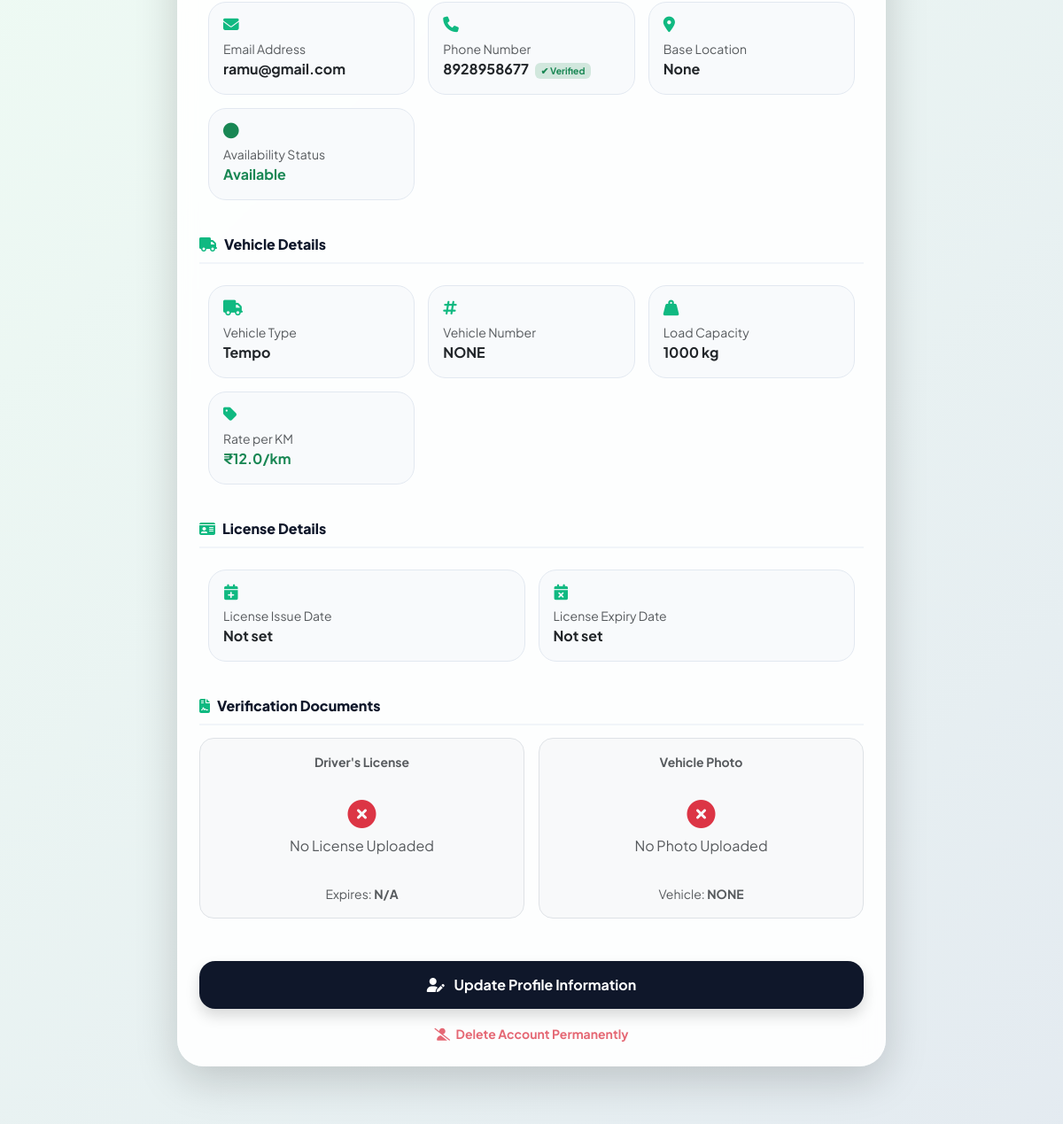
Before: /driver/profile/ (signed in, middle part) with the older database file.
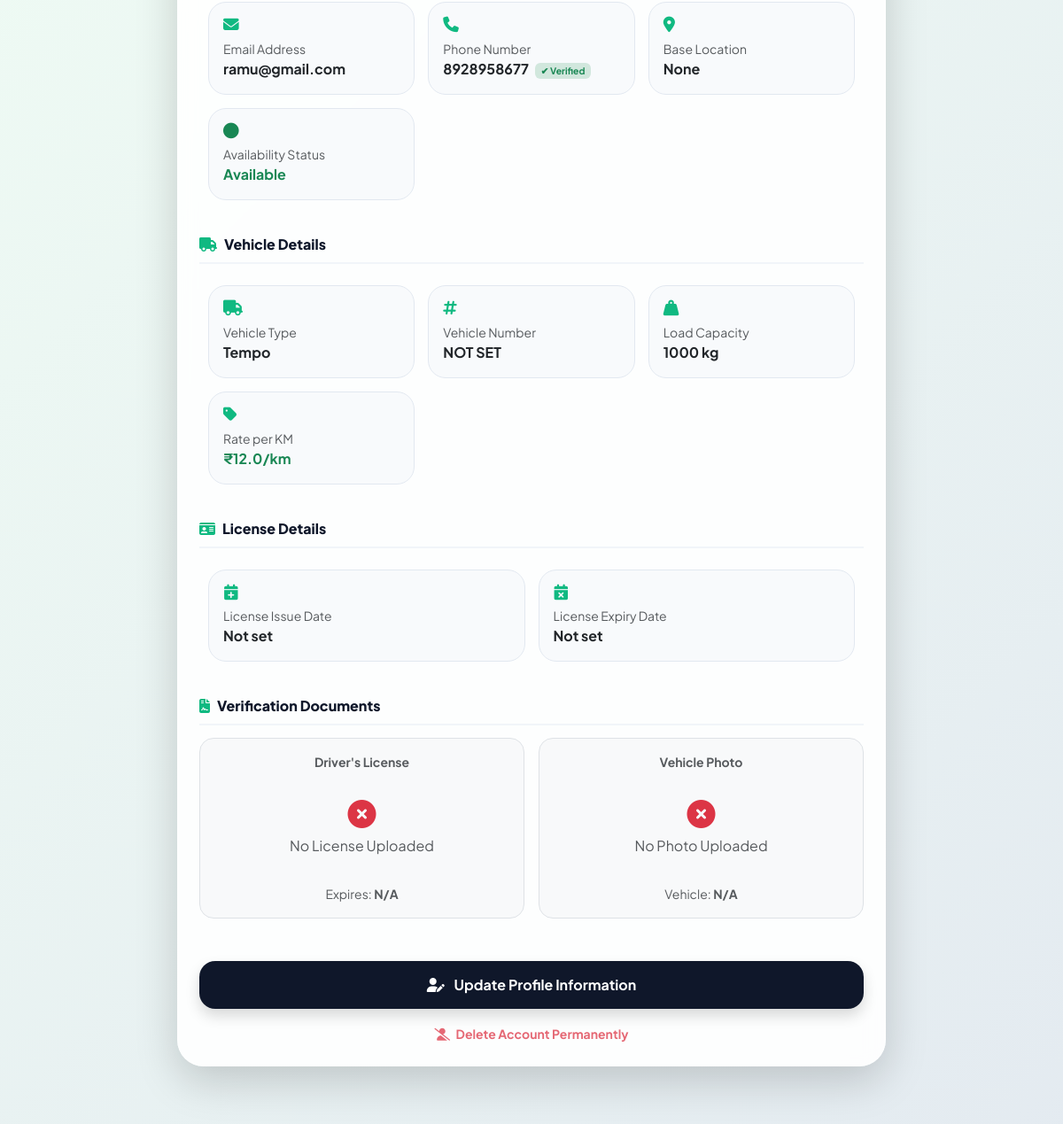
After: the same page with the newer database file.
### projectapp/models.py (models this page shows, shortened)
class Driver(models.Model):
    VEHICLE_CHOICES = [
        ('bike', 'Bike'),
        ('auto', 'Auto'),
        ('tempo', 'Tempo'),
        ('pickup', 'Pickup'),
        ('truck', 'Truck'),
    ]
    name = models.CharField(max_length=120)
    email = models.EmailField(unique=True)
    otp = models.CharField(max_length=6, blank=True, null=True)
    otp_created_at = models.DateTimeField(blank=True, null=True)
    email_verified = models.BooleanField(default=False)
    waiting_deadline = models.DateTimeField(null=True, blank=True)  # 🆕 50km timer
    phone = models.CharField(max_length=20, blank=True, null=True)
    password = models.CharField(max_length=128)
    vehicle_type = models.CharField(
        max_length=20,
        choices=VEHICLE_CHOICES,
        default='tempo'
    )
    vehicle_number = models.CharField(max_length=50, blank=True, null=True)
    capacity_kg = models.IntegerField(default=1000)
    rate_per_km = models.FloatField(default=12.0)
    is_available = models.BooleanField(default=False)
    location = models.CharField(max_length=150, blank=True, null=True)
    driver_photo = models.ImageField(
        upload_to='drivers/',
        blank=True,
        null=True
    )
    license_doc = models.FileField(
        upload_to='drivers/docs/',
        blank=True,
        null=True
    )
    vehicle_photo = models.ImageField(
        upload_to='drivers/vehicle_photos/',
        blank=True,
        null=True
    )
    phone_verified = models.BooleanField(default=False)
    license_issue_date = models.DateField(blank=True, null=True)
    license_expiry_date = models.DateField(blank=True, null=True)
    latitude = models.FloatField(null=True, blank=True)
    longitude = models.FloatField(null=True, blank=True)
    created_at = models.DateTimeField(auto_now_add=True)

### projectapp/views.py (the view)
# urls.py: path("driver/profile/", views.driver_profile, name="driver_profile"),
def driver_profile(request):
    driver_id = request.session.get('id')
    if not driver_id:
        return redirect('driver_login')
    driver = get_object_or_404(Driver, id=driver_id)
    return render(request, "driver_profile.html", {"driver": driver})

### projectapp/context_processors.py (called while the page is built)
def navbar_notifications(request):
    user_type = request.session.get('user_type')
    name = request.session.get('name')
    notes = []
    if user_type == "farmer" and name:
        notes = Notification.objects.filter(receiver_farmer__name=name, is_read=False).order_by('-timestamp')
    elif user_type == "retailer" and name:
        notes = Notification.objects.filter(receiver_retailer__name=name, is_read=False).order_by('-timestamp')
    elif user_type == "driver" and name:
        notes = Notification.objects.filter(receiver_driver__name=name, is_read=False).order_by('-timestamp')
    return {'navbar_notes': notes, 'user_type': user_type}

### projectapp/templates/driver_profile.html (shortened to what the changed rows need)
{% extends 'master.html' %}
{% block body %}
<link rel="stylesheet" href="https://cdnjs.cloudflare.com/ajax/libs/font-awesome/6.4.0/css/all.min.css">
<div class="container profile-container">
    <div class="card profile-card mx-auto shadow-lg" style="max-width: 800px;">
        <div class="card-body pt-0 px-4 pb-4">
            <div class="info-grid">
                <div class="info-item">
                    <i class="fas fa-envelope"></i>
                    <small class="d-block text-muted">Email Address</small>
                    <span class="fw-bold">{{ driver.email }}</span>
                </div>
                <div class="info-item">
                    <i class="fas fa-phone"></i>
                    <small class="d-block text-muted">Phone Number</small>
                    <span class="fw-bold">
                        {{ driver.phone }}
                        {% if driver.phone_verified %}
                            <span class="badge bg-success-subtle text-success ms-1" style="font-size:.65rem;">✔ Verified</span>
                        {% endif %}
                    </span>
                </div>
                <div class="info-item">
                    <i class="fas fa-map-marker-alt"></i>
                    <small class="d-block text-muted">Base Location</small>
                    <span class="fw-bold">{{ driver.location|default:"Not set" }}</span>
                </div>
            </div>
            <div class="info-grid">
                <div class="info-item">
                    <i class="fas fa-truck"></i>
                    <small class="d-block text-muted">Vehicle Type</small>
                    <span class="fw-bold text-capitalize">{{ driver.vehicle_type|default:"Not set" }}</span>
                </div>
                <div class="info-item">
                    <i class="fas fa-hashtag"></i>
                    <small class="d-block text-muted">Vehicle Number</small>
                    <span class="fw-bold text-uppercase">{{ driver.vehicle_number|default:"Not set" }}</span>
                </div>
                <div class="info-item">
                    <i class="fas fa-weight-hanging"></i>
                    <small class="d-block text-muted">Load Capacity</small>
                    <span class="fw-bold">{{ driver.capacity_kg|default:"—" }} kg</span>
                </div>
                <div class="info-item">
                    <i class="fas fa-tag"></i>
                    <small class="d-block text-muted">Rate per KM</small>
                    <span class="fw-bold text-success">₹{{ driver.rate_per_km|default:"—" }}/km</span>
                </div>
            </div>
            <div class="info-grid">
                <div class="info-item">
                    <i class="fas fa-calendar-plus"></i>
                    <small class="d-block text-muted">License Issue Date</small>
                    <span class="fw-bold">{{ driver.license_issue_date|default:"Not set" }}</span>
                </div>
                <div class="info-item">
                    <i class="fas fa-calendar-xmark"></i>
                    <small class="d-block text-muted">License Expiry Date</small>
                    <span class="fw-bold">{{ driver.license_expiry_date|default:"Not set" }}</span>
                </div>
            </div>
            <div class="row g-3">
                <div class="col-md-6 text-center">
                    <div class="p-3 border rounded-4 bg-light">
                        <div class="mt-2 small text-muted">
                            Expires: <strong>{{ driver.license_expiry_date|default:"N/A" }}</strong>
                        </div>
                    </div>
                </div>
                <div class="col-md-6 text-center">
                    <div class="p-3 border rounded-4 bg-light">
                        <div class="mt-2 small text-muted">
                            Vehicle: <strong>{{ driver.vehicle_number|default:"N/A"|upper }}</strong>
                        </div>
                    </div>
                </div>
            </div>
        </div>
    </div>
</div>
{% endblock %}

Changed rows visible on the page:
changed Driver "ramu@gmail.com": vehicle_number "NONE" → "NOT SET"; vehicle_number "NONE" → "N/A"
